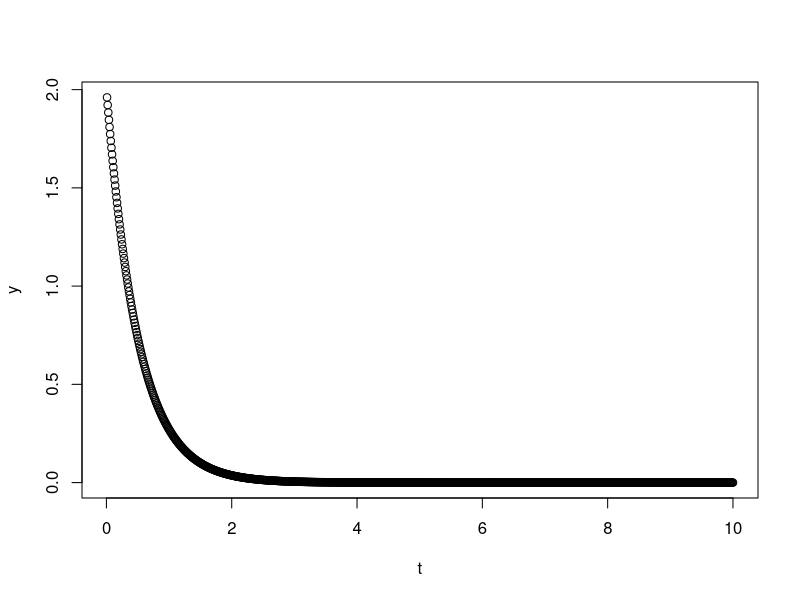

Recreate this plot in R.
## ---- chunk 1
k = 2
t = 1:1e3 / 1e2 
y = k * exp(-k * t)
plot(t, y)
